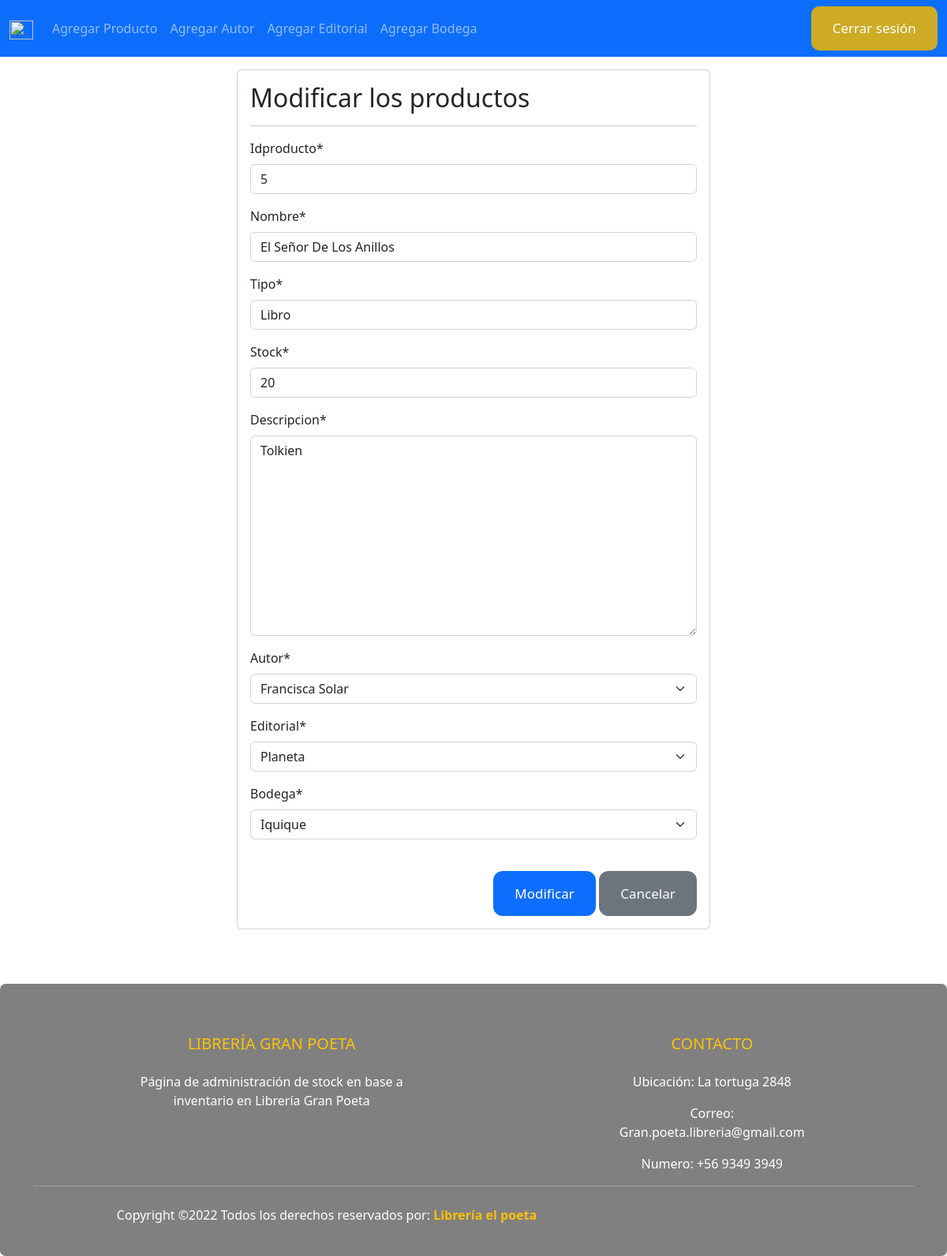
Page /modificar-producto/5/ on the committed database.
### pages/models.py (models this page shows, shortened)
class Producto(models.Model):
    idproducto = models.IntegerField(primary_key = True)
    nombre = models.CharField(max_length=50)
    tipo = models.CharField(max_length=50)
    stock = models.IntegerField()
    descripcion = models.TextField()
    autor  = models.ForeignKey(Autores, on_delete=models.PROTECT)
    editorial = models.ForeignKey(Editoriales, on_delete=models.PROTECT)
    bodega = models.ForeignKey(Bodegas, on_delete=models.PROTECT)

class Autores(models.Model):
    idautor= models.IntegerField(primary_key = True)
    autor = models.CharField(max_length=30)
    activo = models.BooleanField()
    def __str__(self):
        return self.autor

class Editoriales(models.Model):
    ideditorial = models.IntegerField(primary_key = True)
    editorial = models.CharField(max_length=30)
    direccion = models.CharField(max_length=30)
    ciudad = models.CharField(max_length=30)
    def __str__(self):
        return self.editorial

### pages/views.py (the view)
# urls.py: path("modificar-producto/<id>/", modificar_producto, name="modificar_producto")
def modificar_producto(request, id):
    pro= Producto.objects.get(idproducto=id)
    data = {
        'form': ProductoForms(instance=pro)
    }
    if request.method == 'POST':
        formulario = ProductoForms(data=request.POST, instance=pro)
        if formulario.is_valid():
            formulario.save()
            data['mensaje'] = "Modificado correctamente"
            data['form'] = formulario
    return render(request, 'Mantenedor/modificar.html', data)

### pages/forms.py
class ProductoForms(forms.ModelForm):
    class Meta:
        model = Producto
        fields = '__all__'

### pages/models.py (called while the page is built)
    def __str__(self):
        return self.ciudad

### pages/templates/Mantenedor/modificar.html (shortened to what this page needs)
{% extends "mantenedor.html" %}
{% block content %}
{% load crispy_forms_tags %}
<div class="row">
    <div class="col-12 col-md-6 offset-md-3">
    <div class="card">
        <div class="card-body">
            <h2>Modificar los productos</h2>
            <hr>
            <form action="" method="POST">
                {{ form | crispy }}
                <br>
                <div class="d-flex justify-content-end">
                    <input type="submit" value="Modificar" class="btn btn-primary">
                    <input type="reset" value="Cancelar" class="btn btn-secondary">
                </div>
            </form>
        </div>
    </div>
</div>
{% endblock %}

### pages/templates/mantenedor.html (style rules this page uses)
.btn { padding: 0.9em 1.6em; border: none; outline: none; color: #FFF; font-family: inherit; font-weight: 500; font-size: 17px; cursor: pointer; position: relative; z-index: 0; border-radius: 12px; }
.btn::after { content: ""; z-index: -1; position: absolute; width: 100%; height: 100%; background-color: rgba(215, 174, 25, 0.949); left: 0;top: 0;border-radius: 10px; }
.btn::before { content: "";background: linear-gradient(45deg,#FF0000, #002BFF, #FF00C8, #002BFF,#FF0000, #002BFF, #FF00C8, #002BFF);position: absolute;top: -2px;left: -2px;background-size: 600%;z-index: -1;width: calc(100% + 4px);height: calc(100% + 4px);filter: blur(8px);animation: glowing 20s linear infinite;transition: opacity .3s ease-in-out;border-radius: 10px;opacity: 0; }
.row { --bs-gutter-x:0; }

### rows in the picture
Producto: idproducto "5", nombre "El Señor De Los Anillos", tipo "Libro", stock "20", descripcion "Tolkien", bodega "Iquique"
Autores: autor "Francisca Solar"
Editoriales: editorial "Planeta"
